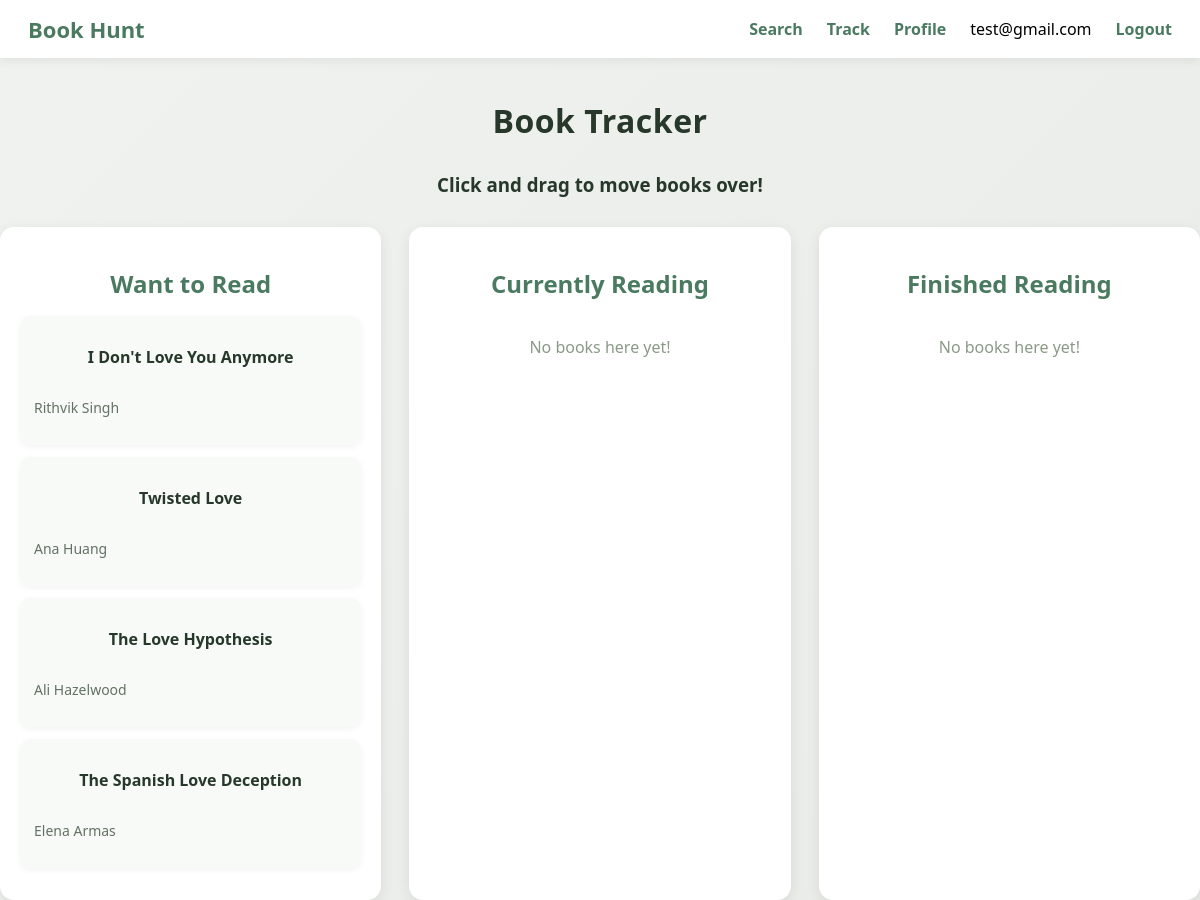
/track (signed in), run on the app's committed database.
### tables this page shows
CREATE TABLE users (
    id INTEGER PRIMARY KEY AUTOINCREMENT,
    email TEXT UNIQUE NOT NULL,
    password_hash TEXT NOT NULL,
    created_at TEXT DEFAULT CURRENT_TIMESTAMP
);

CREATE TABLE reading_list (
    id INTEGER PRIMARY KEY AUTOINCREMENT,
    user_id INTEGER NOT NULL,
    book_id TEXT NOT NULL,
    status TEXT NOT NULL CHECK (
        status IN ('want_to_read', 'reading', 'finished')
    ),
    rating INTEGER,
    updated_at TEXT DEFAULT CURRENT_TIMESTAMP,
    FOREIGN KEY (user_id) REFERENCES users(id) ON DELETE CASCADE,
    FOREIGN KEY (book_id) REFERENCES books(id) ON DELETE CASCADE
);

CREATE TABLE books (
    id TEXT PRIMARY KEY,
    title TEXT NOT NULL,
    author TEXT,
    cover_id INTEGER,
    first_publish_year INTEGER
);

### flask_app.py (the view)
@app.route("/track")
def track():
    if "user_id" not in session:
        return redirect("/login")
    db = get_db()
    want_to_read = db.execute(
        "SELECT * FROM reading_list JOIN books ON reading_list.book_id = books.id "
        "WHERE user_id = ? AND status = 'want_to_read'",
        (session["user_id"],)
    ).fetchall()
    reading = db.execute(
        "SELECT * FROM reading_list JOIN books ON reading_list.book_id = books.id "
        "WHERE user_id = ? AND status = 'reading'",
        (session["user_id"],)
    ).fetchall()
    finished = db.execute(
        "SELECT * FROM reading_list JOIN books ON reading_list.book_id = books.id "
        "WHERE user_id = ? AND status = 'finished'",
        (session["user_id"],)
    ).fetchall()
    return render_template("book-track.html", want_to_read=want_to_read, reading=reading, finished=finished)

### flask_app.py (called while the page is built)
def get_db():
    db = g.get("db")
    if db is None:
        db = g.db = sqlite3.connect(DATABASE)
        db.row_factory = sqlite3.Row
    return db

@app.context_processor
def inject_logged_in_user():
    current_user_email = None
    if "user_id" in session:
        db = get_db()
        user_row = db.execute(
            "SELECT email FROM users WHERE id = ?",
            (session["user_id"],)
        ).fetchone()
        if user_row:
            current_user_email = user_row["email"]
    return {"current_user_email": current_user_email}

### templates/book-track.html (shortened to what this page needs)
{% extends "base.html" %}
{% block head %}
<link rel="stylesheet" href="../static/css/book.css">
{% endblock %}
{% block content %}
    <body>
        <h1 class="track-title">Book Tracker</h1>
        <h3 class="track-title">Click and drag to move books over!</h3>
        <div class="track-grid">
            <div class="track-column" data-status="want_to_read">
                <h2>Want to Read</h2>
                {% if want_to_read %}
                    {% for book in want_to_read %}
                    <div
                        class="track-card"
                        draggable="true"
                        data-book-id="{{ book.id }}"
                    >
                        <p class="track-title">{{book.title}}</p>
                        <p class="track-author">{{book.author}}</p>
                    </div>
                    {% endfor %}
                {% else %}
                    <p class="empty-col">No books here yet!</p>
                {% endif %}
            </div>
            <div class="track-column" data-status="reading">
                <h2>Currently Reading</h2>
                {% if reading %}
                    {% for book in reading %}
                    <div
                        class="track-card"
                        draggable="true"
                        data-book-id="{{ book.id }}"
                    >
                        <p class="track-title">{{book.title}}</p>
                        <p class="track-author">{{book.author}}</p>
                    </div>
                    {% endfor %}
                {% else %}
                    <p class="empty-col">No books here yet!</p>
                {% endif %}
            </div>
            <div class="track-column" data-status ="finished">
                <h2>Finished Reading</h2>
                {% if finished %}
                    {% for book in finished %}
                    <div
                        class="track-card"
                        draggable="true"
                        data-book-id="{{ book.id }}"
                    >
                        <p class="track-title">{{book.title}}</p>
                        <p class="track-author">{{book.author}}</p>
                    </div>
                    {% endfor %}
                {% else %}
                    <p class="empty-col">No books here yet!</p>
                {% endif %}
            </div>
        </div>
    </body>
{% endblock %}

### templates/base.html (shortened to what this page needs)
<!DOCTYPE html>
<html>
    <head>
        <link rel="stylesheet" href="../static/css/style.css">
        {% block head %}{% endblock %}
    </head>
    <body>
        <nav class="navbar">
            <div class="nav-left">
                <a href="/search" class="nav-logo">Book Hunt</a>
            </div>
            <div class="nav-right">
                <a href="/search" class="nav-link"> Search </a>
                <a href="/track" class="nav-link">Track</a>
                <a href="/profile" class="nav-link">Profile</a>
                {% if current_user_email %}
                <span class="nav-user">{{ current_user_email }}</span>
                <a href="/logout" class="nav-link">Logout</a>
                {% else %}
                <a href="/login" class="nav-link">Login</a>
                {% endif %}
            </div>
        </nav>
        <div class="content">
            {% block content %}{% endblock %}
        </div>
    </body>
</html>

### static/css/style.css (style rules this page uses)
* { box-sizing: border-box; }
body { margin: 0; padding: 0; font-family: 'Segoe UI', Tahoma, Geneva, Verdana, sans-serif; background: linear-gradient(135deg, #F0F2EF 0%, #E8EBE6 100%); min-height: 100vh; }
h1 { color: #5A8C6B; font-size: 32px; margin-bottom: 30px; font-weight: 600; letter-spacing: 0.5px; }
.navbar { width: 100%; background: white; padding: 14px 28px; display: flex; justify-content: space-between; align-items: center; box-shadow: 0 2px 10px rgba(0,0,0,0.08); position: sticky; top: 0; z-index: 100; }
.nav-logo { font-size: 22px; font-weight: 700; color: #4A7A5F; text-decoration: none; }
.nav-right { display: flex; gap: 24px; }
.nav-link { text-decoration: none; font-size: 16px; color: #4A7A5F; font-weight: 600; transition: color 0.2s ease; }
.content { padding-top: 20px; }
.empty-col { text-align: center; color: #8A9A87; padding: 20px 0; }

### static/css/book.css (style rules this page uses)
.track-title { text-align: center; color: #4A7A5F; margin-bottom: 30px; }
.track-grid { display: grid; grid-template-columns: repeat(3, 1fr); gap: 28px; margin-top: 20px; }
.track-column { background: white; padding: 20px; border-radius: 14px; box-shadow: 0 4px 14px rgba(0,0,0,0.08); }
.track-column h2 { text-align: center; color: #4A7A5F; margin-bottom: 16px; }
.track-card { background: #F7FAF7; padding: 14px; border-radius: 10px; margin-bottom: 12px; box-shadow: 0 2px 6px rgba(0,0,0,0.05); }
.track-title { font-weight: 600; color: #27382B; }
.track-author { font-size: 14px; color: #647164; }
.empty-col { text-align: center; color: #8A9A87; padding: 20px 0; }

### data on the page
users: email "test@gmail.com"
reading_list: title "I Don't Love You Anymore", author "Rithvik Singh"
reading_list: title "Twisted Love", author "Ana Huang"
reading_list: title "The Love Hypothesis", author "Ali Hazelwood"
reading_list: title "The Spanish Love Deception", author "Elena Armas"
